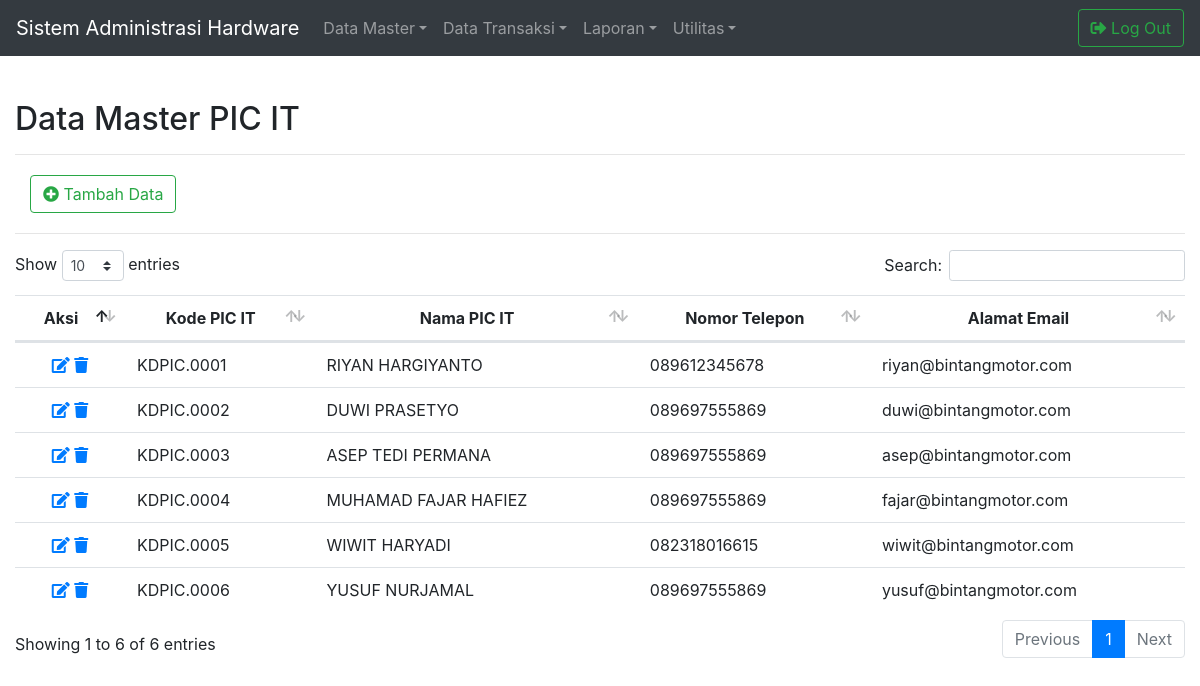
The page /master/FormDataMstPIC.php (signed in) on the database its author committed.
### tables this page shows
CREATE TABLE `mst_pic_it` (
  `id` varchar(10) NOT NULL,
  `nama_pic_it` varchar(150) NOT NULL,
  `no_telepon` varchar(13) NOT NULL,
  `alamat_email` varchar(100) NOT NULL,
  `tanggal_entri` date NOT NULL,
  `tanggal_pembaruan` date NOT NULL
);

### library/modul.php (called while the page is built, shortened)
<?php
$Koneksi = mysqli_connect("localhost", "root", "", "db_hardware") or die (mysqli_error());
function Query($Query){
	global $Koneksi;
	$HasilQuery	= mysqli_query($Koneksi, $Query);
	$Wadah = [];
	while($Baris = mysqli_fetch_assoc($HasilQuery)){
		$Wadah[] = $Baris;
	}
	return $Wadah;
}
?>

### master/FormDataMstPIC.php (the view, shortened to what this page needs)
<?php
include_once("../library/modul.php");
$TampilDataMstPIC = Query("SELECT * FROM mst_pic_it ORDER BY id ASC");
?>
<html>
<head>
<link rel="stylesheet" href="../library/bootstrap/css/bootstrap.min.css">
<link rel="stylesheet" href="../library/datatables/css/dataTables.bootstrap4.min.css">
<link rel="stylesheet" href="../library/fontawesome/css/all.css">
<link rel="stylesheet" href="../library/custom.css">
<link rel="stylesheet" href="../library/bootstrap4navbar/css/bootstrap-4-navbar.css">
</head>
<body>
<?php include_once ("../library/navbar.php"); ?>
<div class="container-fluid">
	<div id="JudulForm">
		<h2>Data Master PIC IT</h2>
		<hr>
	</div>
</div>
<div class="container-fluid" id="TampilDataMasterPIC">
	<div class="container-fluid" id="TambahData">
		<a href="../master/EntriDataMstPIC.php"><button type="button" class=" btn btn-outline-success"><i class="fas fa-plus-circle"></i> Tambah Data
		</button></a>
	</div>
	<hr>
	<table class="table table-hover" id="TabelTampilData">
		<thead align="center">
			<tr>
				<th>Aksi</th>
				<th>Kode PIC IT</th>
				<th>Nama PIC IT</th>
				<th>Nomor Telepon</th>
				<th>Alamat Email</th>
			</tr>
		</thead>
		<tbody>
		<?php foreach($TampilDataMstPIC as $Baris) : ?>
		<tr>
			<td align="center">
				<a href="UbahDataMstPIC.php?id=<?php echo $Baris["id"] ?>"  data-toggle="tooltip" data-placement="bottom" title="Ubah Data"><i class="fas fa-edit"></i></a>
				<a href="HapusDataMstPIC.php?id=<?php echo $Baris["id"] ?>"  data-toggle="tooltip" data-placement="bottom" title="Hapus Data" onclick="return confirm('Yakin Data Akan Dihapus?');"><i class="fas fa-trash"></i></a>
			</td>
			<td><?php echo $Baris["id"] ?></td>
			<td><?php echo $Baris["nama_pic_it"] ?></td>
			<td><?php echo $Baris["no_telepon"] ?></td>
			<td><?php echo $Baris["alamat_email"] ?></td>
		</tr>
		<?php endforeach; ?>
		</tbody>
	</table>
</div>
</body>
</html>

### library/custom.css (style rules this page uses)
#JudulForm { margin-top: 100px; margin-bottom: 20px; }
#TambahData { margin-bottom: 20px; }

### rows shown on the page
mst_pic_it: id "KDPIC.0001", nama_pic_it "RIYAN HARGIYANTO", no_telepon "089612345678", alamat_email "riyan@bintangmotor.com"
mst_pic_it: id "KDPIC.0002", nama_pic_it "DUWI PRASETYO", no_telepon "089697555869", alamat_email "duwi@bintangmotor.com"
mst_pic_it: id "KDPIC.0003", nama_pic_it "ASEP TEDI PERMANA", no_telepon "089697555869", alamat_email "asep@bintangmotor.com"
mst_pic_it: id "KDPIC.0004", nama_pic_it "MUHAMAD FAJAR HAFIEZ", no_telepon "089697555869", alamat_email "fajar@bintangmotor.com"
mst_pic_it: id "KDPIC.0005", nama_pic_it "WIWIT HARYADI", no_telepon "082318016615", alamat_email "wiwit@bintangmotor.com"
mst_pic_it: id "KDPIC.0006", nama_pic_it "YUSUF NURJAMAL", no_telepon "089697555869", alamat_email "yusuf@bintangmotor.com"
